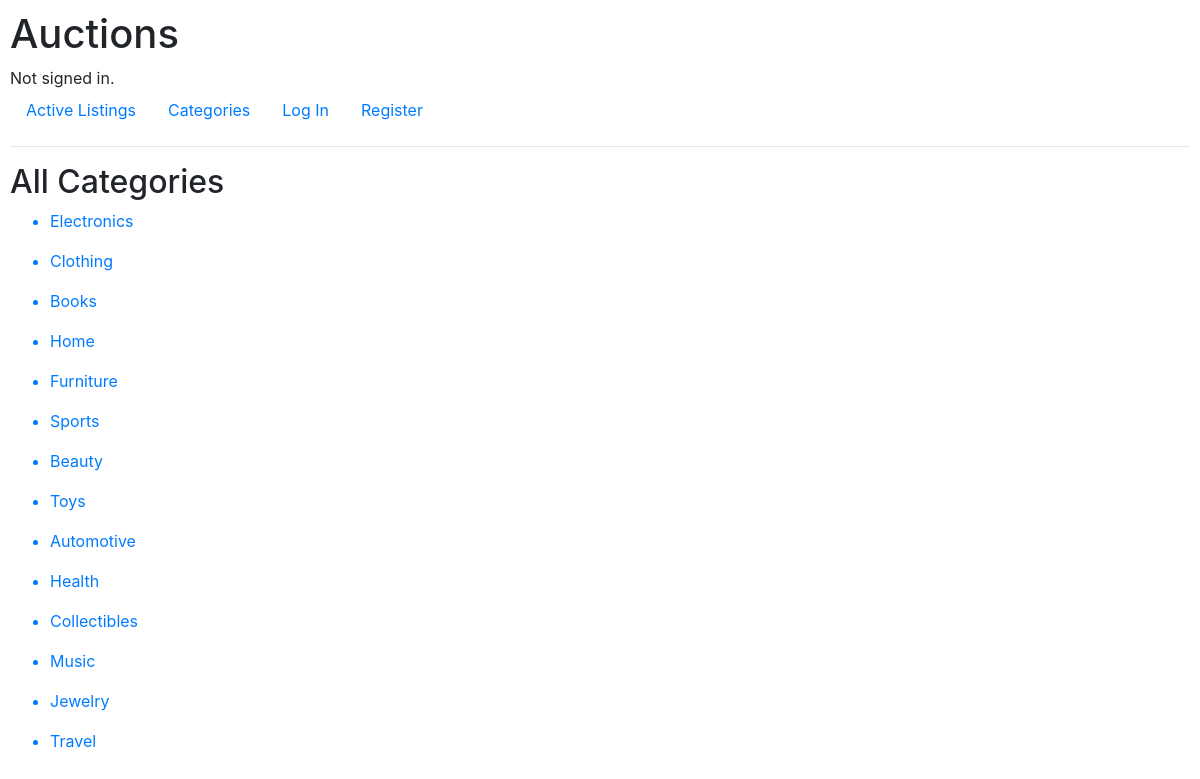
Page /categories/all on the committed database.
### auctions/models.py (models this page shows)
class Category(models.Model):
    category = models.CharField(max_length=20)
    def __str__(self):
        return self.category

### auctions/views.py (the view)
# urls.py: path("categories/<str:category>", views.categories, name="categories"),
def categories(request, category):
    all_categories = Category.objects.all()
    if category=='all':
        listings = Listing.objects.filter(active=True)
    else:
        category_choice = Category.objects.get(category=category)
        listings = Listing.objects.filter(category=category_choice, active=True)
    context = {
        "category": category,
        "all_categories": all_categories,
        "listings": listings
    }
    if not listings.exists():
        context["no_listings"] = True
    return render(request, "auctions/categories.html", context)

### auctions/templates/auctions/categories.html (shortened to what this page needs)
{% extends "auctions/layout.html" %}
{% block body %}
    {% if category == "all" %}
        <h2>All Categories</h2>
        {% for c in all_categories %}
        <ul>
            <a href="{% url 'categories' c %}">
                <li>{{c}}</li>
            </a>
        </ul>
        {% endfor %}
    {% endif %}
{% endblock %}

### auctions/templates/auctions/layout.html (shortened to what this page needs)
{% load static %}
<!DOCTYPE html>
<html lang="en">
    <head>
        <link rel="stylesheet" href="https://stackpath.bootstrapcdn.com/bootstrap/4.4.1/css/bootstrap.min.css">
        <link href="{% static 'auctions/styles.css' %}" rel="stylesheet">
    </head>
    <body>
        <h1>Auctions</h1>
        <div>
            {% if user.is_authenticated %}
                Signed in as <strong>{{ user.username }}</strong>.
            {% else %}
                Not signed in.
            {% endif %}
        </div>
        <ul class="nav">
            <li class="nav-item">
                <a class="nav-link" href="{% url 'index' %}">Active Listings</a>
            </li>
            <li class="nav-item">
                <a class="nav-link" href="{% url 'categories' category='all' %}">Categories</a>
            </li>
            {% if user.is_authenticated %}
                <li class="nav-item">
                    <a class="nav-link" href="{% url 'logout' %}">Log Out</a>
                </li>
                <li class="nav-item">
                    <a class="nav-link" href="{% url 'create_listing' %}">Create Listing</a>
                </li>
                <li class="nav-item">
                    <a class="nav-link" href="{% url 'watchlist' %}">My Watchlist</a>
                </li>
            {% else %}
                <li class="nav-item">
                    <a class="nav-link" href="{% url 'login' %}">Log In</a>
                </li>
                <li class="nav-item">
                    <a class="nav-link" href="{% url 'register' %}">Register</a>
                </li>
            {% endif %}
        </ul>
        <hr>
        {% block body %}
        {% endblock %}
    </body>
</html>

### auctions/static/auctions/styles.css (style rules this page uses)
body { padding: 10px; }

### rows in the picture
Category: category "Electronics"
Category: category "Clothing"
Category: category "Books"
Category: category "Home"
Category: category "Furniture"
Category: category "Sports"
Category: category "Beauty"
Category: category "Toys"
Category: category "Automotive"
Category: category "Health"
Category: category "Collectibles"
Category: category "Music"
Category: category "Jewelry"
Category: category "Travel"
